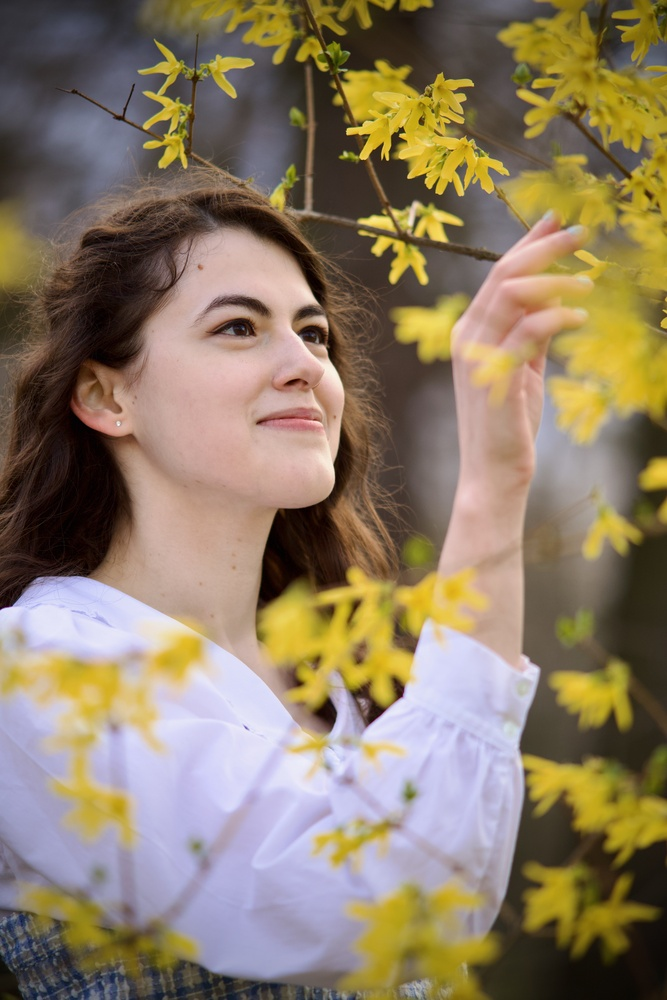
#> input picture resources/boglarka.jpg, 667 x 1000 px, shrunk from 4000 x 6000 before the run, found by its file name
$ python grayscale-conversion.py
#> lines starting #> are read from the running program, lines starting #| are printed output that depends on the picture
from PIL import Image
import numpy as np
import matplotlib.pyplot as plt

# Open the image using PIL and ensure the correct (RGB) color mode
image = Image.open("path-to-resources/boglarka.jpg").convert("RGB")
#> image is the input picture: PIL image 667x1000 RGB; mean R, G, B 140.1, 124, 101

# Convert image to a NumPy array
data = np.array(image, dtype=np.uint8)
print(data.shape)  # (height, width, channels)
#| (1000, 667, 3)

# RGB array for the conversion (Rec.709 standard)
conv_arr = [0.2126, 0.7152, 0.0722] # R, G, B

# Perform the conversion
final_image = np.dot(data, conv_arr).astype(np.uint8)
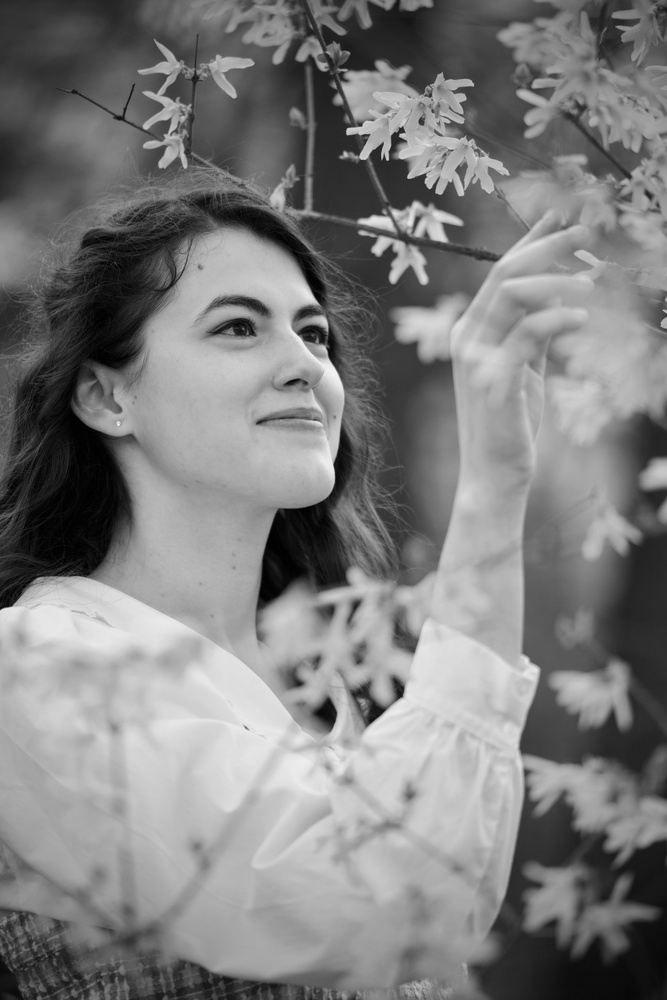
#> final_image: shape (1000, 667); min 0, max 252, mean 125.3

# Display the image
plt.imshow(final_image, cmap="gray")
plt.axis('off')
plt.show()
